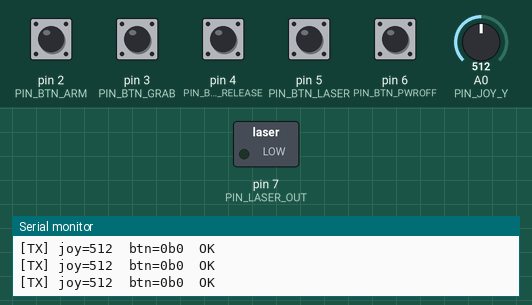
Recording of a sketch running on a simulated Arduino Nano, built with avr-gcc and run on an emulated ATmega328P. On the bench: switched loads named in the sketch (green lamp = pin HIGH), the last lines printed to the serial monitor. The test bench sets the inputs (shaded band); at power-on: pin 2 (PIN_BTN_ARM), pin 3 (PIN_BTN_GRAB), pin 4 (PIN_BTN_RELEASE), pin 5 (PIN_BTN_LASER), pin 6 (PIN_BTN_PWROFF) HIGH, A0 (PIN_JOY_Y) = 512. No radio packets arrive unless stated.

Above: at 1.2 s.
1.3 s: pin 5 (PIN_BTN_LASER) pulled LOW for 0.15 s
At 1.4 s:
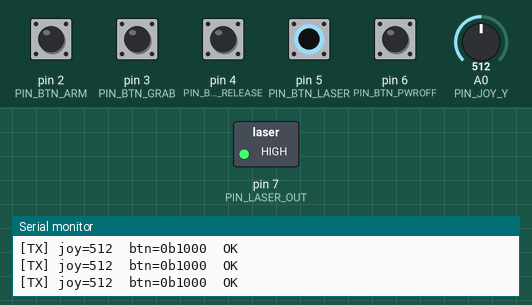
Timing chart, 0 to 4.3 s (numbered marks = the images above; inputs shaded):
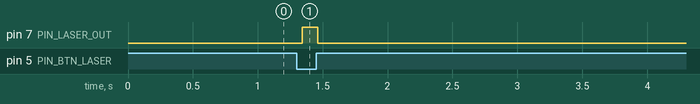

The sketch:

controller.ino
```cpp
/*
 _____ _             _           _      _
|_   _| |__   ___   / \__   ___ (_) __ _| |_ ___  _ __
  | | | '_ \ / _ \ / _ \ \ / / | |/ _` | __/ _ \| '__|
  | | | | | |  __// ___ \ V /  | | (_| | || (_) | |
  |_| |_| |_|\___/_/   \_\_/   |_|\__,_|\__\___/|_|

THE AVIATOR — Handheld Controller
===================================
Microcontroller : Arduino Nano
Radio           : nRF24L01 (2.4GHz, 100m+ range)

Inputs:
  A0  — KY-023 joystick VRy  (analog, 0–1023, up/down drone altitude)
  D2  — ARM/LAND toggle      (momentary push, active-LOW)
  D3  — GRAB button          (momentary push, active-LOW)
  D4  — RELEASE button       (momentary push, active-LOW)
  D5  — LASER button         (momentary, drives laser pointer via transistor)
  D6  — POWER OFF button     (momentary push, active-LOW)
  D7  — Laser transistor base (drives 5mW laser module)

nRF24L01 wiring (SPI):
  nRF VCC  → Arduino 3.3V   ← MUST be 3.3V, not 5V
  nRF GND  → Arduino GND
  nRF CE   → D9
  nRF CSN  → D10
  nRF SCK  → D13
  nRF MOSI → D11
  nRF MISO → D12

KY-023 wiring:
  VRy  → A0
  GND  → GND
  +5V  → 5V   (KY-023 works at 5V; output is 0–5V but we only use
                relative values 0–1023 so full range is fine here)
  VRx  → not connected
  SW   → not connected

Power:
  9V battery → Arduino Vin pin (onboard regulator steps to 5V and 3.3V)
  nRF24L01 draws up to 12mA — power from Arduino 3.3V pin, not a GPIO

Packet format (7 bytes sent every 20ms):
  [0] joystick Y high byte  (bits 9–8 of 0–1023 value)
  [1] joystick Y low byte   (bits 7–0)
  [2] button bitmask:
        bit 0 = GRAB
        bit 1 = RELEASE
        bit 2 = ARM/LAND
        bit 3 = LASER  (informational only — laser driven locally)
        bit 4 = POWER OFF
  [3–6] reserved, set to 0

Libraries required (install via Arduino Library Manager):
  RF24 by TMRh20
*/

#include <SPI.h>
#include <RF24.h>

// ── Pin definitions ─────────────────────────────────────────────────────────
const int PIN_JOY_Y      = A0;
const int PIN_BTN_ARM    = 2;
const int PIN_BTN_GRAB   = 3;
const int PIN_BTN_RELEASE= 4;
const int PIN_BTN_LASER  = 5;
const int PIN_BTN_PWROFF = 6;
const int PIN_LASER_OUT  = 7;   // drives NPN transistor base for laser
const int PIN_NRF_CE     = 9;
const int PIN_NRF_CSN    = 10;

// ── Radio ───────────────────────────────────────────────────────────────────
RF24 radio(PIN_NRF_CE, PIN_NRF_CSN);
const byte ADDRESS[6] = "AVTR1";   // must match NRF_ADDRESS in the_aviator.py
const int  CHANNEL    = 76;        // must match NRF_CHANNEL in the_aviator.py

// ── Packet buffer ───────────────────────────────────────────────────────────
uint8_t packet[7];

// ── Button debounce ─────────────────────────────────────────────────────────
// Each button has a last-state tracker to detect edges cleanly.
// We send the instantaneous state each packet — the Pi does edge detection.
struct Button {
  int     pin;
  bool    last_state;
  unsigned long last_ms;
  const int DEBOUNCE_MS = 30;

  void begin(int p) {
    pin = p;
    pinMode(pin, INPUT_PULLUP);
    last_state = HIGH;
    last_ms    = 0;
  }

  bool pressed() {
    bool reading = digitalRead(pin);
    if (reading != last_state) {
      last_ms    = millis();
      last_state = reading;
    }
    if ((millis() - last_ms) > DEBOUNCE_MS) {
      return (last_state == LOW);   // active-LOW: LOW = pressed
    }
    return false;
  }
};

Button btnArm, btnGrab, btnRelease, btnLaser, btnPwrOff;

// ── Send interval ────────────────────────────────────────────────────────────
const unsigned long SEND_INTERVAL_MS = 20;   // 50Hz packet rate
unsigned long last_send_ms = 0;


void setup() {
  Serial.begin(115200);

  // Buttons
  btnArm.begin(PIN_BTN_ARM);
  btnGrab.begin(PIN_BTN_GRAB);
  btnRelease.begin(PIN_BTN_RELEASE);
  btnLaser.begin(PIN_BTN_LASER);
  btnPwrOff.begin(PIN_BTN_PWROFF);

  // Laser output
  pinMode(PIN_LASER_OUT, OUTPUT);
  digitalWrite(PIN_LASER_OUT, LOW);

  // nRF24L01
  if (!radio.begin()) {
    Serial.println("[CTRL] nRF24L01 not found — check wiring!");
    while (1) {}   // halt
  }
  radio.setPALevel(RF24_PA_LOW);       // increase to RF24_PA_HIGH for more range
  radio.setDataRate(RF24_250KBPS);     // 250kbps for maximum range
  radio.setChannel(CHANNEL);
  radio.openWritingPipe(ADDRESS);
  radio.stopListening();               // controller transmits only

  Serial.println("[CTRL] THE AVIATOR controller ready.");
}


void loop() {
  unsigned long now = millis();
  if (now - last_send_ms < SEND_INTERVAL_MS) {
    return;   // wait for next send window
  }
  last_send_ms = now;

  // ── Read joystick Y ──────────────────────────────────────────────────────
  int joy_y = analogRead(PIN_JOY_Y);   // 0–1023

  // ── Read buttons ─────────────────────────────────────────────────────────
  bool arm     = btnArm.pressed();
  bool grab    = btnGrab.pressed();
  bool release = btnRelease.pressed();
  bool laser   = btnLaser.pressed();
  bool pwroff  = btnPwrOff.pressed();

  // ── Drive laser locally ───────────────────────────────────────────────────
  // The laser pointer is powered directly from this controller —
  // no need to go through the drone for this.
  digitalWrite(PIN_LASER_OUT, laser ? HIGH : LOW);

  // ── Build packet ──────────────────────────────────────────────────────────
  packet[0] = (joy_y >> 8) & 0x03;   // high 2 bits
  packet[1] =  joy_y & 0xFF;         // low 8 bits
  packet[2] = (grab    ? 0x01 : 0)
            | (release ? 0x02 : 0)
            | (arm     ? 0x04 : 0)
            | (laser   ? 0x08 : 0)
            | (pwroff  ? 0x10 : 0);
  packet[3] = 0;
  packet[4] = 0;
  packet[5] = 0;
  packet[6] = 0;

  // ── Transmit ──────────────────────────────────────────────────────────────
  bool ok = radio.write(packet, sizeof(packet));

  // Debug output (comment out for production to save CPU)
  Serial.print("[TX] joy=");
  Serial.print(joy_y);
  Serial.print("  btn=0b");
  Serial.print(packet[2], BIN);
  Serial.print(ok ? "  OK" : "  FAIL");
  Serial.println();
}
```

Measured:
- after the input at 1.3 s, pin 7 (PIN_LASER_OUT): LOW → HIGH at once, → LOW 0.12 s later
